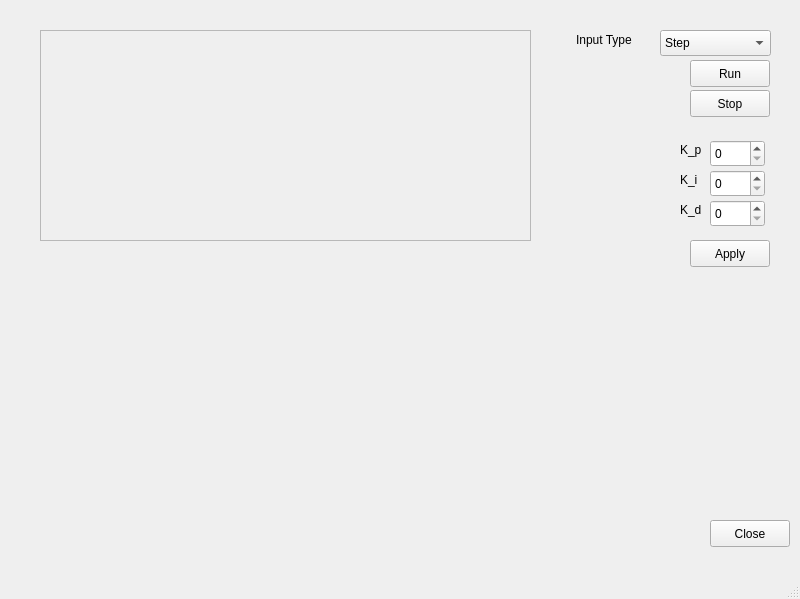
<ui version="4.0" >
 <class>MainWindow</class>
 <widget class="QMainWindow" name="MainWindow" >
  <property name="geometry" >
   <rect>
    <x>0</x>
    <y>0</y>
    <width>800</width>
    <height>599</height>
   </rect>
  </property>
  <property name="windowTitle" >
   <string>MainWindow</string>
  </property>
  <widget class="QWidget" name="centralwidget" >
   <widget class="QPushButton" name="Start" >
    <property name="geometry" >
     <rect>
      <x>690</x>
      <y>60</y>
      <width>80</width>
      <height>27</height>
     </rect>
    </property>
    <property name="text" >
     <string>Run</string>
    </property>
   </widget>
   <widget class="QComboBox" name="comboBox" >
    <property name="geometry" >
     <rect>
      <x>660</x>
      <y>30</y>
      <width>111</width>
      <height>26</height>
     </rect>
    </property>
    <item>
     <property name="text" >
      <string>Step</string>
     </property>
    </item>
    <item>
     <property name="text" >
      <string>Sinusoidal</string>
     </property>
    </item>
    <item>
     <property name="text" >
      <string>Triangle</string>
     </property>
    </item>
   </widget>
   <widget class="QPushButton" name="pushButton" >
    <property name="geometry" >
     <rect>
      <x>710</x>
      <y>520</y>
      <width>80</width>
      <height>27</height>
     </rect>
    </property>
    <property name="text" >
     <string>Close</string>
    </property>
   </widget>
   <widget class="QPushButton" name="pushButton_2" >
    <property name="geometry" >
     <rect>
      <x>690</x>
      <y>240</y>
      <width>80</width>
      <height>27</height>
     </rect>
    </property>
    <property name="text" >
     <string>Apply</string>
    </property>
   </widget>
   <widget class="QLabel" name="label" >
    <property name="geometry" >
     <rect>
      <x>576</x>
      <y>30</y>
      <width>71</width>
      <height>20</height>
     </rect>
    </property>
    <property name="text" >
     <string>Input Type</string>
    </property>
   </widget>
   <widget class="QSpinBox" name="K_p" >
    <property name="geometry" >
     <rect>
      <x>710</x>
      <y>140</y>
      <width>55</width>
      <height>27</height>
     </rect>
    </property>
   </widget>
   <widget class="QSpinBox" name="K_i" >
    <property name="geometry" >
     <rect>
      <x>710</x>
      <y>170</y>
      <width>55</width>
      <height>27</height>
     </rect>
    </property>
   </widget>
   <widget class="QSpinBox" name="K_d" >
    <property name="geometry" >
     <rect>
      <x>710</x>
      <y>200</y>
      <width>55</width>
      <height>27</height>
     </rect>
    </property>
   </widget>
   <widget class="QLabel" name="label_2" >
    <property name="geometry" >
     <rect>
      <x>680</x>
      <y>200</y>
      <width>31</width>
      <height>20</height>
     </rect>
    </property>
    <property name="text" >
     <string>K_d</string>
    </property>
   </widget>
   <widget class="QLabel" name="label_3" >
    <property name="geometry" >
     <rect>
      <x>680</x>
      <y>140</y>
      <width>21</width>
      <height>20</height>
     </rect>
    </property>
    <property name="text" >
     <string>K_p</string>
    </property>
   </widget>
   <widget class="QLabel" name="label_4" >
    <property name="geometry" >
     <rect>
      <x>680</x>
      <y>170</y>
      <width>21</width>
      <height>20</height>
     </rect>
    </property>
    <property name="text" >
     <string>K_i</string>
    </property>
   </widget>
   <widget class="QPushButton" name="pushButton_3" >
    <property name="geometry" >
     <rect>
      <x>690</x>
      <y>90</y>
      <width>80</width>
      <height>27</height>
     </rect>
    </property>
    <property name="text" >
     <string>Stop</string>
    </property>
   </widget>
   <widget class="QFrame" name="frame" >
    <property name="geometry" >
     <rect>
      <x>40</x>
      <y>30</y>
      <width>491</width>
      <height>211</height>
     </rect>
    </property>
    <property name="frameShape" >
     <enum>QFrame::StyledPanel</enum>
    </property>
    <property name="frameShadow" >
     <enum>QFrame::Raised</enum>
    </property>
   </widget>
  </widget>
  <widget class="QMenuBar" name="menubar" >
   <property name="geometry" >
    <rect>
     <x>0</x>
     <y>0</y>
     <width>800</width>
     <height>25</height>
    </rect>
   </property>
  </widget>
  <widget class="QStatusBar" name="statusbar" />
 </widget>
 <resources/>
 <connections/>
</ui>
